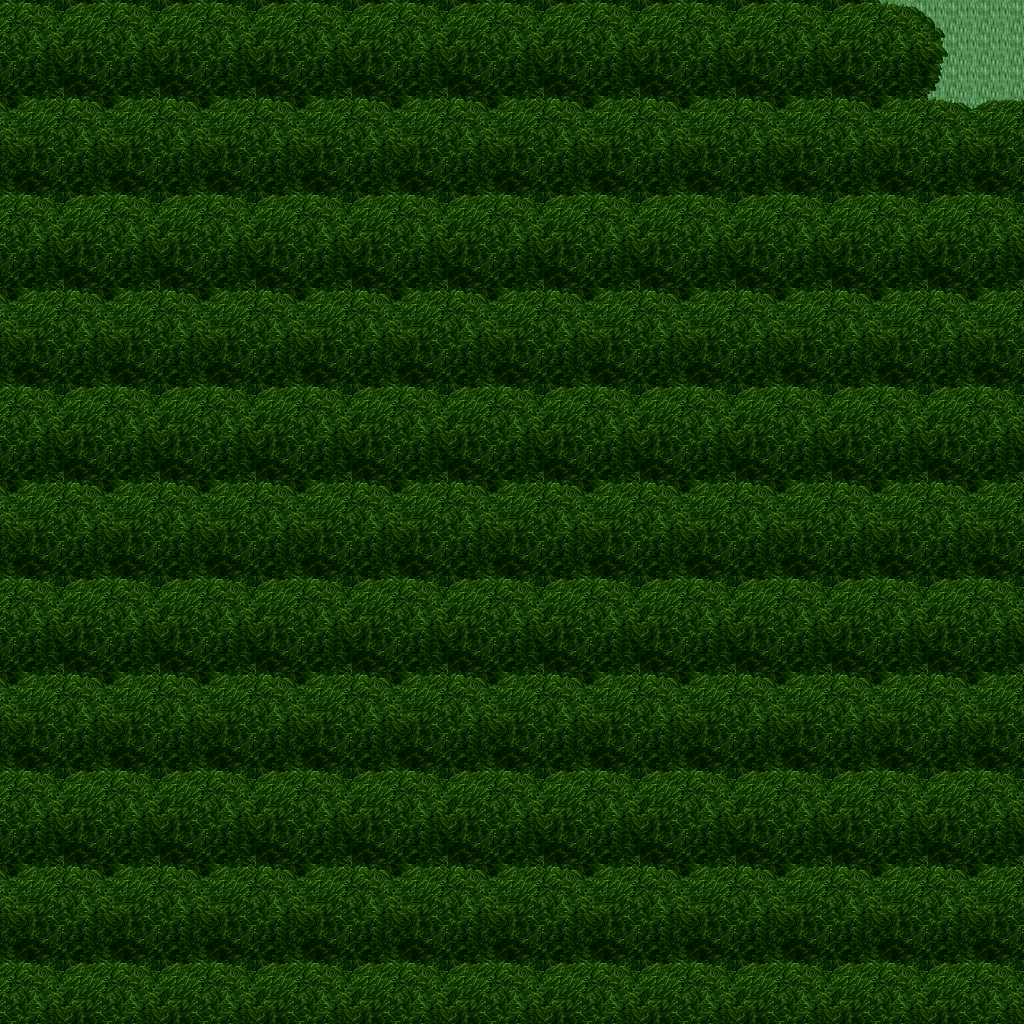

Below is a game level as drawn by its tile map, then a one-line description and the .tmx that defines it (tile-layer data replaced by summaries):
An orthogonal 32x32 tile map with 32x32 px tiles, 5 tile layers (Ground, Objects, Objects2, Above, ...), 1 hidden layer not drawn, 28 tilesets.

<map version="1.10" tiledversion="1.11.0" orientation="orthogonal" renderorder="right-down" width="32" height="32" tilewidth="32" tileheight="32" infinite="0" nextlayerid="11" nextobjectid="1">
 <tileset firstgid="1" name="ground_ground" tilewidth="32" tileheight="32" tilecount="33" columns="3">
  <image source="../drawable/ground_ground.png" width="96" height="352" />
 </tileset>
 <tileset firstgid="34" name="plant_grasses" tilewidth="32" tileheight="32" tilecount="6" columns="3">
  <image source="../drawable/plant_grasses.png" width="96" height="64" />
 </tileset>
 <tileset firstgid="40" name="plant_flower_daisy_yellow" tilewidth="32" tileheight="32" tilecount="8" columns="2">
  <image source="../drawable/plant_flower_daisy_yellow.png" width="64" height="128" />
 </tileset>
 <tileset firstgid="48" name="plant_bush_bushes" tilewidth="32" tileheight="32" tilecount="10" columns="5">
  <image source="../drawable/plant_bush_bushes.png" width="160" height="64" />
 </tileset>
 <tileset firstgid="58" name="plant_flower_daisy_white" tilewidth="32" tileheight="32" tilecount="8" columns="2">
  <image source="../drawable/plant_flower_daisy_white.png" width="64" height="128" />
 </tileset>
 <tileset firstgid="66" name="plant_tree_tree_darkgreen" tilewidth="32" tileheight="32" tilecount="88" columns="8">
  <image source="../drawable/plant_tree_tree_darkgreen.png" width="256" height="352" />
 </tileset>
 <tileset firstgid="154" name="logic_collision" tilewidth="32" tileheight="32" tilecount="1" columns="1">
  <image source="../drawable/logic_collision.png" width="32" height="32" />
 </tileset>
 <tileset firstgid="155" name="ground_ground_3" tilewidth="32" tileheight="32" tilecount="5" columns="5">
  <image source="../drawable/ground_ground_3.png" width="160" height="32" />
 </tileset>
 <tileset firstgid="160" name="ground_dry_grass" tilewidth="32" tileheight="32" tilecount="54" columns="9">
  <image source="../drawable/ground_dry_grass.png" width="288" height="192" />
 </tileset>
 <tileset firstgid="214" name="ground_pothole" tilewidth="32" tileheight="32" tilecount="4" columns="4">
  <image source="../drawable/ground_pothole.png" width="128" height="32" />
 </tileset>
 <tileset firstgid="218" name="building_fence_palisade" tilewidth="32" tileheight="32" tilecount="84" columns="6">
  <image source="../drawable/building_fence_palisade.png" width="192" height="448" />
 </tileset>
 <tileset firstgid="302" name="ground_dirt_mounds" tilewidth="32" tileheight="32" tilecount="9" columns="3">
  <image source="../drawable/ground_dirt_mounds.png" width="96" height="96" />
 </tileset>
 <tileset firstgid="311" name="furniture_table_square_pale" tilewidth="32" tileheight="32" tilecount="1" columns="1">
  <image source="../drawable/furniture_table_square_pale.png" width="32" height="32" />
 </tileset>
 <tileset firstgid="312" name="logic_training_dummy" tilewidth="32" tileheight="32" tilecount="2" columns="2">
  <image source="../drawable/logic_training_dummy.png" width="64" height="32" />
 </tileset>
 <tileset firstgid="314" name="logic_portal" tilewidth="32" tileheight="32" tilecount="24" columns="8">
  <image source="../drawable/logic_portal.png" width="256" height="96" />
 </tileset>
 <tileset firstgid="338" name="furniture_table_stone_desk" tilewidth="32" tileheight="32" tilecount="16" columns="4">
  <image source="../drawable/furniture_table_stone_desk.png" width="128" height="128" />
 </tileset>
 <tileset firstgid="354" name="item_armor_weapons_for_walls" tilewidth="32" tileheight="32" tilecount="16" columns="4">
  <image source="../drawable/item_armor_weapons_for_walls.png" width="128" height="128" />
 </tileset>
 <tileset firstgid="370" name="item_bullseye" tilewidth="32" tileheight="32" tilecount="1" columns="1">
  <image source="../drawable/item_bullseye.png" width="32" height="32" />
 </tileset>
 <tileset firstgid="371" name="item_chest_chest_2" tilewidth="32" tileheight="32" tilecount="6" columns="3">
  <image source="../drawable/item_chest_chest_2.png" width="96" height="64" />
 </tileset>
 <tileset firstgid="377" name="item_weapon_hanging_bows" tilewidth="32" tileheight="32" tilecount="6" columns="3">
  <image source="../drawable/item_weapon_hanging_bows.png" width="96" height="64" />
 </tileset>
 <tileset firstgid="383" name="item_weapon_box_of_weapons" tilewidth="32" tileheight="32" tilecount="2" columns="1">
  <image source="../drawable/item_weapon_box_of_weapons.png" width="32" height="64" />
 </tileset>
 <tileset firstgid="385" name="item_ropes" tilewidth="32" tileheight="32" tilecount="4" columns="2">
  <image source="../drawable/item_ropes.png" width="64" height="64" />
 </tileset>
 <tileset firstgid="389" name="logic_protection" tilewidth="32" tileheight="32" tilecount="2" columns="2">
  <image source="../drawable/logic_protection.png" width="64" height="32" />
 </tileset>
 <tileset firstgid="391" name="logic_item_sign" tilewidth="32" tileheight="32" tilecount="1" columns="1">
  <image source="../drawable/logic_item_sign.png" width="32" height="32" />
 </tileset>
 <tileset firstgid="392" name="building_dojo" tilewidth="32" tileheight="32" tilecount="40" columns="8">
  <image source="../drawable/building_dojo.png" width="256" height="160" />
 </tileset>
 <tileset firstgid="432" name="furniture_table_grey_long" tilewidth="32" tileheight="32" tilecount="4" columns="2">
  <image source="../drawable/furniture_table_grey_long.png" width="64" height="64" />
 </tileset>
 <tileset firstgid="436" name="item_tools" tilewidth="32" tileheight="32" tilecount="9" columns="3">
  <image source="../drawable/item_tools.png" width="96" height="96" />
 </tileset>
 <tileset firstgid="445" name="logic_area" tilewidth="32" tileheight="32" tilecount="2" columns="2">
  <image source="../drawable/logic_area.png" width="64" height="32" />
 </tileset>
 <layer id="1" name="Ground" width="32" height="32">
  <data>[1024 cells, 1024 non-empty, 1 distinct tile ids]</data>
 </layer>
 <layer id="2" name="Objects" width="32" height="32">
  <data>[1024 cells, 0 non-empty, 0 distinct tile ids]</data>
 </layer>
 <layer id="3" name="Objects2" width="32" height="32">
  <data>[1024 cells, 0 non-empty, 0 distinct tile ids]</data>
 </layer>
 <layer id="4" name="Above" width="32" height="32">
  <data>[1024 cells, 1018 non-empty, 25 distinct tile ids]</data>
 </layer>
 <layer id="5" name="Above2" width="32" height="32">
  <data>[1024 cells, 1 non-empty, 1 distinct tile ids]</data>
 </layer>
 <layer id="6" name="Walkable" width="32" height="32" visible="0">
  <data>[1024 cells, 1008 non-empty, 1 distinct tile ids]</data>
 </layer>
 <objectgroup id="7" name="Mapevents" />
 <objectgroup id="8" name="Spawn" />
 <objectgroup id="9" name="Keys" />
 <objectgroup id="10" name="Replace" />
</map>
